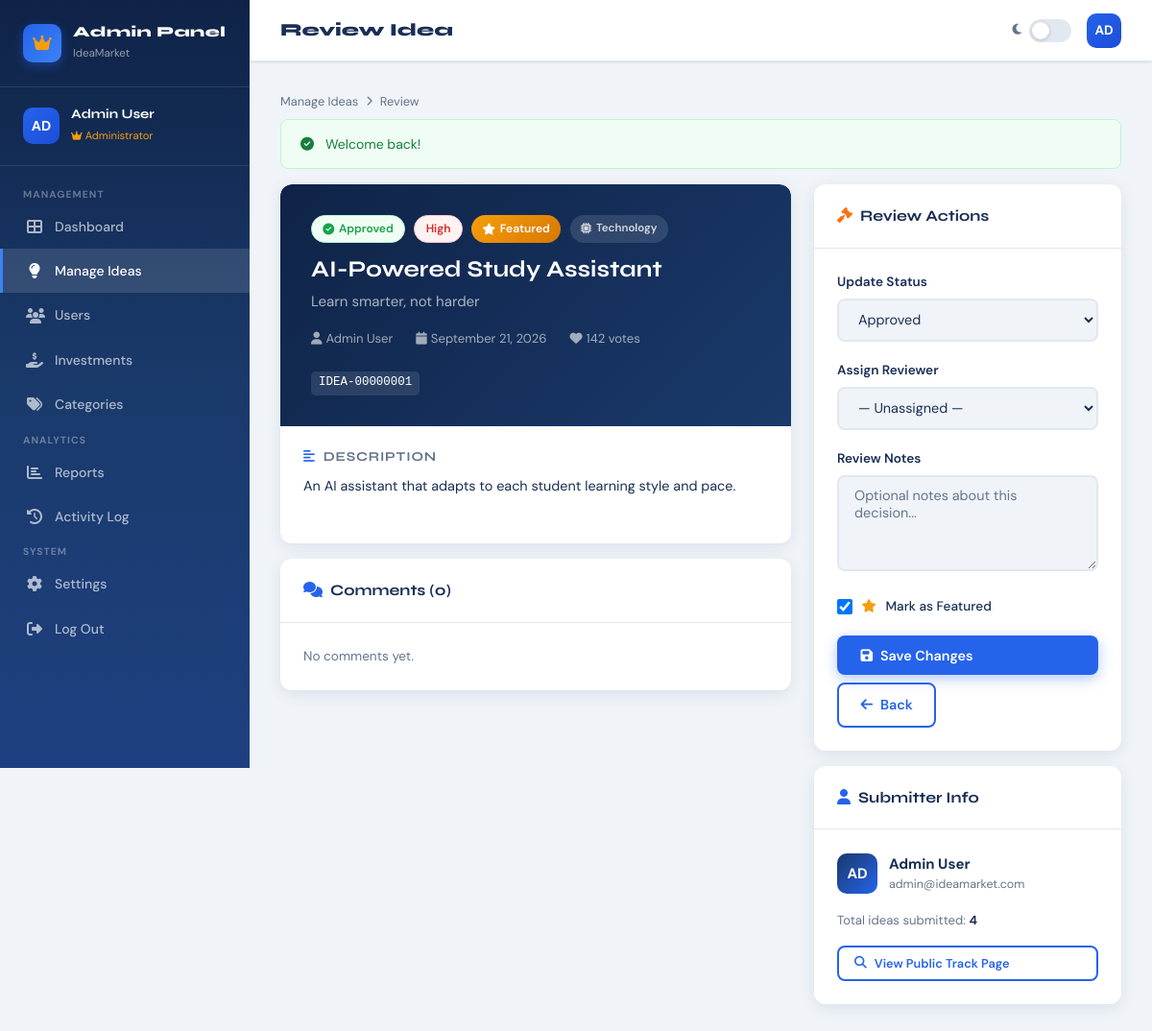
The app's page /admin-review.php?id=1 (signed in) with its own data.
### tables this page shows
CREATE TABLE IF NOT EXISTS ideas (
    id             INT UNSIGNED AUTO_INCREMENT PRIMARY KEY,
    idea_id        VARCHAR(20) NOT NULL UNIQUE,
    user_id        INT UNSIGNED NOT NULL,
    category_id    SMALLINT UNSIGNED NOT NULL DEFAULT 8,
    title          VARCHAR(255) NOT NULL,
    tagline        VARCHAR(255) NULL,
    description    TEXT NOT NULL,
    problem        TEXT NULL,
    solution       TEXT NULL,
    target_market  TEXT NULL,
    funding_goal   DECIMAL(12,2) NULL,
    funding_raised DECIMAL(12,2) NOT NULL DEFAULT 0.00,
    status         ENUM('pending','review','approved','funded','closed') NOT NULL DEFAULT 'pending',
    priority       ENUM('high','medium','low') NOT NULL DEFAULT 'medium',
    assigned_to    INT UNSIGNED NULL,
    vote_count     INT UNSIGNED NOT NULL DEFAULT 0,
    view_count     INT UNSIGNED NOT NULL DEFAULT 0,
    is_featured    TINYINT(1) NOT NULL DEFAULT 0,
    tags           VARCHAR(500) NULL,
    created_at     DATETIME NOT NULL DEFAULT CURRENT_TIMESTAMP,
    updated_at     DATETIME NOT NULL DEFAULT CURRENT_TIMESTAMP ON UPDATE CURRENT_TIMESTAMP,
    FOREIGN KEY (user_id)     REFERENCES users(id) ON DELETE CASCADE,
    FOREIGN KEY (category_id) REFERENCES categories(id),
    FOREIGN KEY (assigned_to) REFERENCES users(id) ON DELETE SET NULL,
    INDEX idx_status   (status),
    INDEX idx_user     (user_id),
    INDEX idx_category (category_id),
    INDEX idx_created  (created_at),
    INDEX idx_featured (is_featured)
);

CREATE TABLE IF NOT EXISTS users (
    id                INT UNSIGNED AUTO_INCREMENT PRIMARY KEY,
    full_name         VARCHAR(120) NOT NULL,
    email             VARCHAR(180) NOT NULL UNIQUE,
    password_hash     VARCHAR(255) NOT NULL,
    role              ENUM('admin','user','investor') NOT NULL DEFAULT 'user',
    avatar            VARCHAR(255) NULL,
    bio               TEXT NULL,
    reputation        INT UNSIGNED NOT NULL DEFAULT 0,
    email_notif      TINYINT(1) NOT NULL DEFAULT 1,
    is_banned         TINYINT(1) NOT NULL DEFAULT 0,
    last_login        DATETIME NULL,
    created_at        DATETIME NOT NULL DEFAULT CURRENT_TIMESTAMP,
    INDEX idx_role (role),
    INDEX idx_email (email),
    INDEX idx_reputation (reputation)
);

CREATE TABLE IF NOT EXISTS categories (
    id    SMALLINT UNSIGNED AUTO_INCREMENT PRIMARY KEY,
    name  VARCHAR(80) NOT NULL,
    slug  VARCHAR(80) NOT NULL UNIQUE,
    icon  VARCHAR(40) NOT NULL DEFAULT 'fa-lightbulb',
    color VARCHAR(20) NOT NULL DEFAULT '#2563eb'
);

### includes/auth.php (called while the page is built, shortened)
<?php
function currentUser(): array {
    return [
        'id'        => $_SESSION['user_id']   ?? null,
        'name'      => $_SESSION['user_name'] ?? '',
        'email'     => $_SESSION['user_email'] ?? '',
        'role'      => $_SESSION['role']       ?? 'user',
        'initials'  => strtoupper(substr($_SESSION['user_name'] ?? 'U', 0, 2)),
    ];
}

### admin-review.php (the view, shortened to what this page needs)
<?php
require_once 'includes/auth.php';
require_once 'includes/functions.php';
$user  = currentUser();
$id    = (int)($_GET['id'] ?? 0);
$stmt = $pdo->prepare("
    SELECT i.*, c.name AS cat_name, c.icon AS cat_icon, c.color AS cat_color,
           u.full_name AS submitter, u.email AS submitter_email
    FROM ideas i JOIN categories c ON i.category_id=c.id JOIN users u ON i.user_id=u.id
    WHERE i.id=?
");
$stmt->execute([$id]);
$idea = $stmt->fetch();
$comments  = $pdo->prepare("SELECT cm.*, u.full_name FROM comments cm JOIN users u ON cm.user_id=u.id WHERE cm.idea_id=? ORDER BY cm.created_at DESC LIMIT 10");
$comments->execute([$id]);
$comments  = $comments->fetchAll();
?>
<!DOCTYPE html>
<html lang="en">
<head>
  <link rel="stylesheet" href="https://cdnjs.cloudflare.com/ajax/libs/font-awesome/6.5.0/css/all.min.css">
  <link rel="stylesheet" href="assets/css/main.css">
</head>
<body>
<div class="layout-wrapper">
  <aside class="sidebar">
    <div class="sidebar-brand">
      <div class="brand-icon"><i class="fas fa-crown" style="color:#f59e0b;"></i></div>
      <div class="brand-text"><h6>Admin Panel</h6><span>IdeaMarket</span></div>
    </div>
    <div class="sidebar-user">
      <div class="user-avatar" style="background:linear-gradient(135deg,#2563eb,#1d4ed8);">AD</div>
      <div class="user-info"><h6><?= e($user['name']) ?></h6><span style="color:var(--gold);font-size:.7rem;"><i class="fas fa-crown" style="font-size:.65rem;"></i> Administrator</span></div>
    </div>
    <nav class="sidebar-nav">
      <span class="nav-section-label">Management</span>
      <a href="admin.php"><i class="fas fa-th-large"></i> Dashboard</a>
      <a href="admin-ideas.php" class="active"><i class="fas fa-lightbulb"></i> Manage Ideas</a>
      <a href="admin-users.php"><i class="fas fa-users"></i> Users</a>
      <a href="admin-investments.php"><i class="fas fa-hand-holding-usd"></i> Investments</a>
      <a href="admin-categories.php"><i class="fas fa-tags"></i> Categories</a>
      <span class="nav-section-label" style="margin-top:.5rem;">Analytics</span>
      <a href="admin-reports.php"><i class="fas fa-chart-bar"></i> Reports</a>
      <a href="admin-activity.php"><i class="fas fa-history"></i> Activity Log</a>
      <span class="nav-section-label" style="margin-top:.5rem;">System</span>
      <a href="admin-settings.php"><i class="fas fa-cog"></i> Settings</a>
      <a href="logout.php"><i class="fas fa-sign-out-alt"></i> Log Out</a>
    </nav>
  </aside>
  <main class="main-content">
    <header class="top-header">
      <div style="display:flex;align-items:center;gap:1rem;">
        <span class="page-title">Review Idea</span>
      </div>
      <div class="header-right">
        <div class="dark-toggle"><i class="fas fa-moon" style="font-size:.8rem;"></i><div class="toggle-switch"></div></div>
        <div class="header-avatar" style="background:linear-gradient(135deg,#2563eb,#1d4ed8);">AD</div>
      </div>
    </header>
    <div class="page-body fade-in">
      <div class="breadcrumb"><a href="admin-ideas.php">Manage Ideas</a><i class="fas fa-chevron-right" style="font-size:.65rem;"></i> Review</div>
      <?= renderFlash() ?>
      <div style="display:grid;grid-template-columns:1fr 320px;gap:1.5rem;align-items:start;margin-top:1rem;">
        <div>
          <div class="card mb-3">
            <div style="background:linear-gradient(135deg,var(--navy-dark),var(--navy));padding:2rem;border-radius:var(--radius) var(--radius) 0 0;">
              <div style="display:flex;gap:.6rem;margin-bottom:.85rem;flex-wrap:wrap;">
                <?= statusBadge($idea['status']) ?><?= priorityBadge($idea['priority']) ?>
                <?php if ($idea['is_featured']): ?><span class="badge badge-premium"><i class="fas fa-star"></i> Featured</span><?php endif; ?>
                <span class="badge" style="background:rgba(255,255,255,.12);color:rgba(255,255,255,.8);font-size:.72rem;"><i class="fas <?= e($idea['cat_icon']) ?>"></i> <?= e($idea['cat_name']) ?></span>
              </div>
              <h2 style="font-family:var(--font-head);color:#fff;font-size:1.5rem;margin-bottom:.4rem;"><?= e($idea['title']) ?></h2>
              <?php if ($idea['tagline']): ?><p style="color:rgba(255,255,255,.65);"><?= e($idea['tagline']) ?></p><?php endif; ?>
              <div style="display:flex;gap:1.5rem;margin-top:1rem;flex-wrap:wrap;">
                <span style="color:rgba(255,255,255,.6);font-size:.82rem;"><i class="fas fa-user me-1"></i><?= e($idea['submitter']) ?></span>
                <span style="color:rgba(255,255,255,.6);font-size:.82rem;"><i class="fas fa-calendar me-1"></i><?= formatDate($idea['created_at'],'F j, Y') ?></span>
                <span style="color:rgba(255,255,255,.6);font-size:.82rem;"><i class="fas fa-heart me-1"></i><?= $idea['vote_count'] ?> votes</span>
                <code style="background:rgba(255,255,255,.1);padding:.15rem .5rem;border-radius:5px;font-size:.78rem;color:#fff;"><?= e($idea['idea_id']) ?></code>
              </div>
            </div>
            <div class="card-body">
              <?php foreach ([['Description',$idea['description'],'fa-align-left','blue'],['Problem',$idea['problem'],'fa-exclamation-triangle','orange'],['Solution',$idea['solution'],'fa-lightbulb','green'],['Target Market',$idea['target_market'],'fa-users','purple']] as [$lbl,$txt,$icon,$col]):
                if (!$txt) continue; ?>
                <div style="margin-bottom:1.5rem;">
                  <h5 style="font-family:var(--font-head);font-size:.85rem;font-weight:700;color:var(--text-muted);text-transform:uppercase;letter-spacing:.06em;margin-bottom:.6rem;">
                    <i class="fas <?= $icon ?> me-2" style="color:var(--<?= $col ?>);"></i><?= $lbl ?>
                  </h5>
                  <p style="font-size:.9rem;line-height:1.7;"><?= nl2br(e($txt)) ?></p>
                </div>
              <?php endforeach; ?>
            </div>
          </div>
          <div class="card">
            <div class="card-header"><span class="card-title"><i class="fas fa-comments me-2" style="color:var(--blue)"></i>Comments (<?= count($comments) ?>)</span></div>
            <div class="card-body">
              <?php if ($comments): ?>
                <?php foreach ($comments as $c): ?>
                  <div style="display:flex;gap:.75rem;margin-bottom:1rem;">
                    <div style="width:34px;height:34px;border-radius:9px;background:var(--navy);color:#fff;display:flex;align-items:center;justify-content:center;font-weight:700;font-size:.78rem;flex-shrink:0;"><?= strtoupper(substr($c['full_name'],0,2)) ?></div>
                    <div style="background:var(--bg);border-radius:var(--radius-sm);padding:.75rem 1rem;flex:1;">
                      <div style="font-weight:700;font-size:.82rem;"><?= e($c['full_name']) ?> <span style="color:var(--text-muted);font-weight:400;font-size:.72rem;"><?= timeAgo($c['created_at']) ?></span></div>
                      <div style="font-size:.85rem;margin-top:.3rem;"><?= nl2br(e($c['body'])) ?></div>
                    </div>
                  </div>
                <?php endforeach; ?>
              <?php else: ?>
                <p style="color:var(--text-muted);font-size:.85rem;">No comments yet.</p>
              <?php endif; ?>
            </div>
          </div>
        </div>
        <div>
          <div class="card mb-3">
            <div class="card-header"><span class="card-title"><i class="fas fa-gavel me-2" style="color:var(--orange)"></i>Review Actions</span></div>
            <div class="card-body">
              <form method="POST">
                <div class="form-group">
                  <label class="form-label">Update Status</label>
                  <select name="status" class="form-control">
                    <?php foreach (['pending','review','approved','funded','closed'] as $s): ?>
                      <option value="<?= $s ?>" <?= $idea['status']===$s?'selected':'' ?>><?= ucfirst($s === 'review' ? 'Under Review' : $s) ?></option>
                    <?php endforeach; ?>
                  </select>
                </div>
                <div class="form-group">
                  <label class="form-label">Assign Reviewer</label>
                  <select name="assigned_to" class="form-control">
                    <option value="">— Unassigned —</option>
                  </select>
                </div>
                <div class="form-group">
                  <label class="form-label">Review Notes</label>
                  <textarea name="notes" class="form-control" rows="3" placeholder="Optional notes about this decision..."></textarea>
                </div>
                <div class="form-group">
                  <label style="display:flex;align-items:center;gap:.6rem;cursor:pointer;font-size:.85rem;font-weight:500;">
                    <input type="checkbox" name="featured" <?= $idea['is_featured']?'checked':'' ?> style="width:16px;height:16px;">
                    <i class="fas fa-star" style="color:var(--gold);"></i> Mark as Featured
                  </label>
                </div>
                <div style="display:flex;gap:.5rem;flex-wrap:wrap;">
                  <button type="submit" class="btn btn-primary" style="flex:1;"><i class="fas fa-save"></i> Save Changes</button>
                  <a href="admin-ideas.php" class="btn btn-outline"><i class="fas fa-arrow-left"></i> Back</a>
                </div>
              </form>
            </div>
          </div>
          <div class="card">
            <div class="card-header"><span class="card-title"><i class="fas fa-user me-2" style="color:var(--blue)"></i>Submitter Info</span></div>
            <div class="card-body">
              <div style="display:flex;align-items:center;gap:.75rem;margin-bottom:1rem;">
                <div style="width:42px;height:42px;border-radius:10px;background:linear-gradient(135deg,var(--navy),var(--blue));color:#fff;display:flex;align-items:center;justify-content:center;font-weight:700;flex-shrink:0;"><?= strtoupper(substr($idea['submitter'],0,2)) ?></div>
                <div><div style="font-weight:700;"><?= e($idea['submitter']) ?></div><div style="font-size:.78rem;color:var(--text-muted);"><?= e($idea['submitter_email']) ?></div></div>
              </div>
              <?php $userIdeas = $pdo->prepare("SELECT COUNT(*) FROM ideas WHERE user_id=?"); $userIdeas->execute([$idea['user_id']]); ?>
              <div style="font-size:.82rem;color:var(--text-muted);">Total ideas submitted: <strong style="color:var(--text);"><?= $userIdeas->fetchColumn() ?></strong></div>
              <div style="margin-top:1rem;">
                <a href="track.php?id=<?= e($idea['idea_id']) ?>" class="btn btn-outline btn-sm w-100"><i class="fas fa-search"></i> View Public Track Page</a>
              </div>
            </div>
          </div>
        </div>
      </div>
    </div>
  </main>
</div>
</body>
</html>

### includes/functions.php (shortened to what this page needs)
<?php
function e(string $str): string {
    return htmlspecialchars($str, ENT_QUOTES, 'UTF-8');
}
function statusBadge(string $status): string {
    $map = [
        'pending'    => ['badge-pending',  'fa-clock',        'Pending'],
        'review'     => ['badge-review',   'fa-search',       'Under Review'],
        'approved'   => ['badge-approved', 'fa-check-circle', 'Approved'],
        'funded'     => ['badge-funded',   'fa-rocket',       'Funded'],
        'closed'     => ['badge-closed',   'fa-times-circle', 'Closed'],
    ];
    [$cls, $icon, $label] = $map[$status] ?? ['badge-review', 'fa-question', ucfirst($status)];
    return "<span class=\"badge $cls\"><i class=\"fas $icon\"></i> $label</span>";
}
function priorityBadge(string $priority): string {
    $map = [
        'high'   => 'badge-high',
        'medium' => 'badge-medium',
        'low'    => 'badge-low',
    ];
    $cls = $map[$priority] ?? 'badge-low';
    return "<span class=\"badge $cls\">" . ucfirst($priority) . "</span>";
}
function formatDate(string $date, string $fmt = 'M j, Y'): string {
    $dt = new DateTime($date, new DateTimeZone('Africa/Douala'));
    return $dt->format($fmt);
}
function getFlash(): ?array { $f = $_SESSION['flash'] ?? null; unset($_SESSION['flash']); return $f; }
function renderFlash(): string {
    $f = getFlash();
    $icons = ['success'=>'fa-check-circle','error'=>'fa-times-circle','info'=>'fa-info-circle','warning'=>'fa-exclamation-triangle'];
    $icon = $icons[$f['type']] ?? 'fa-info-circle';
    return "<div class=\"alert alert-{$f['type']}\"><i class=\"fas $icon\"></i> " . e($f['msg']) . "</div>";
}

### records on screen
ideas: user.full_name "Admin User", priority "High", category.name "Technology", title "AI-Powered Study Assistant", tagline "Learn smarter, not harder", created_at "September 21, 2026", vote_count "142", idea "IDEA-00000001", status "Approved", is_featured "☑", user.full_name "AD", user.email "admin@ideamarket.com"

### other values on screen
$f['msg'] "Welcome back!"
$label "Approved"
$lbl "DESCRIPTION"
$txt "An AI assistant that adapts to each student learning style and pace."
count($comments) "0"
$userIdeas->fetchColumn() "4"
